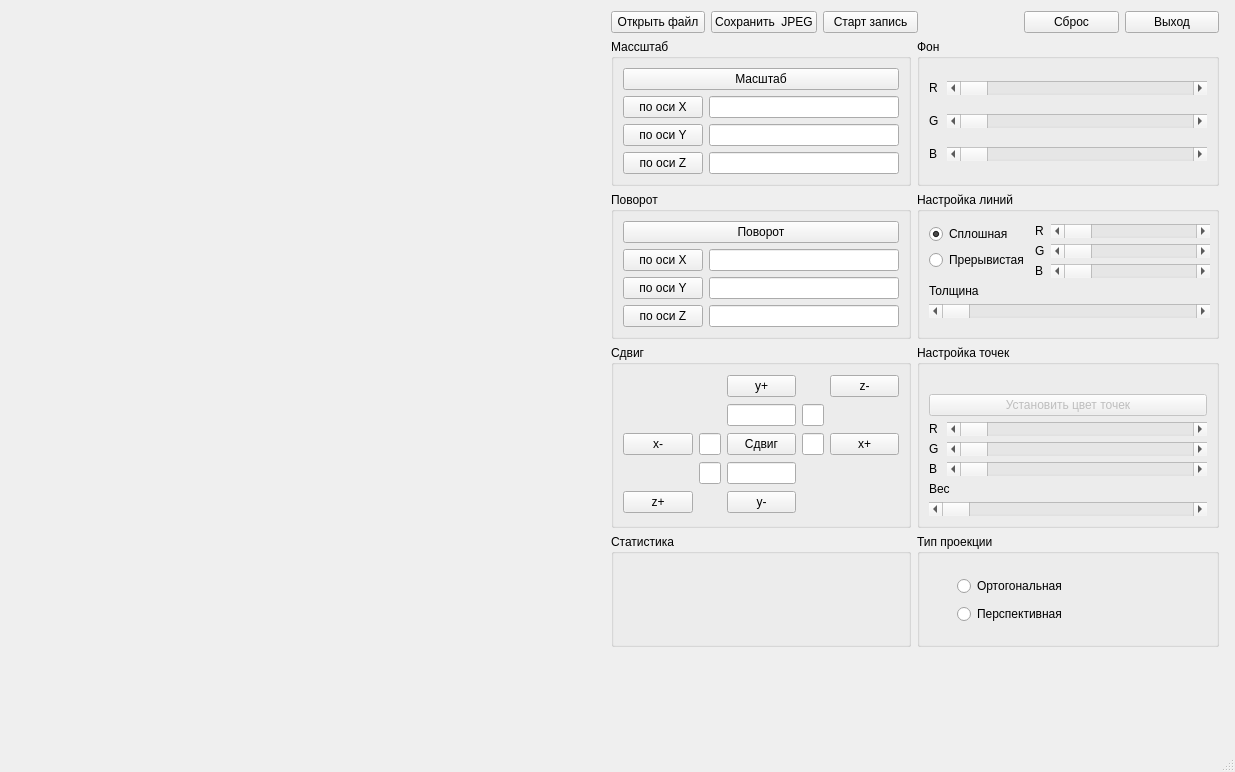
<?xml version="1.0" encoding="UTF-8"?>
<ui version="4.0">
 <class>viewer</class>
 <widget class="QMainWindow" name="viewer">
  <property name="geometry">
   <rect>
    <x>0</x>
    <y>0</y>
    <width>1235</width>
    <height>772</height>
   </rect>
  </property>
  <property name="maximumSize">
   <size>
    <width>1235</width>
    <height>780</height>
   </size>
  </property>
  <property name="windowTitle">
   <string>3D Viewer</string>
  </property>
  <widget class="QWidget" name="centralwidget">
   <widget class="scene" name="widget" native="true">
    <property name="geometry">
     <rect>
      <x>9</x>
      <y>35</y>
      <width>600</width>
      <height>600</height>
     </rect>
    </property>
    <property name="sizePolicy">
     <sizepolicy hsizetype="Fixed" vsizetype="Fixed">
      <horstretch>0</horstretch>
      <verstretch>0</verstretch>
     </sizepolicy>
    </property>
    <property name="minimumSize">
     <size>
      <width>600</width>
      <height>600</height>
     </size>
    </property>
    <property name="maximumSize">
     <size>
      <width>600</width>
      <height>600</height>
     </size>
    </property>
   </widget>
   <widget class="QWidget" name="layoutWidget">
    <property name="geometry">
     <rect>
      <x>611</x>
      <y>11</y>
      <width>608</width>
      <height>746</height>
     </rect>
    </property>
    <layout class="QFormLayout" name="formLayout_3">
     <item row="0" column="0" colspan="2">
      <layout class="QHBoxLayout" name="horizontalLayout_11">
       <item>
        <widget class="QPushButton" name="pushButton">
         <property name="text">
          <string>Открыть файл</string>
         </property>
         <property name="autoDefault">
          <bool>false</bool>
         </property>
        </widget>
       </item>
       <item>
        <widget class="QPushButton" name="pushButton_12">
         <property name="text">
          <string>Сохранить  JPEG</string>
         </property>
        </widget>
       </item>
       <item>
        <widget class="QPushButton" name="pushButton_13">
         <property name="text">
          <string>Старт запись</string>
         </property>
        </widget>
       </item>
       <item>
        <widget class="QLabel" name="label_2">
         <property name="text">
          <string/>
         </property>
        </widget>
       </item>
       <item>
        <widget class="QPushButton" name="pushButton_15">
         <property name="text">
          <string>Сброс</string>
         </property>
        </widget>
       </item>
       <item>
        <widget class="QPushButton" name="pushButton_2">
         <property name="text">
          <string>Выход</string>
         </property>
        </widget>
       </item>
      </layout>
     </item>
     <item row="1" column="0">
      <widget class="QGroupBox" name="groupBox">
       <property name="minimumSize">
        <size>
         <width>300</width>
         <height>0</height>
        </size>
       </property>
       <property name="title">
        <string>Массштаб</string>
       </property>
       <layout class="QFormLayout" name="formLayout">
        <item row="1" column="0">
         <widget class="QPushButton" name="pushButton_ScaleX">
          <property name="text">
           <string>по оси X</string>
          </property>
         </widget>
        </item>
        <item row="1" column="1">
         <widget class="QLineEdit" name="lineEdit_ScaleX"/>
        </item>
        <item row="2" column="0">
         <widget class="QPushButton" name="pushButton_ScaleY">
          <property name="text">
           <string>по оси Y</string>
          </property>
         </widget>
        </item>
        <item row="2" column="1">
         <widget class="QLineEdit" name="lineEdit_ScaleY"/>
        </item>
        <item row="3" column="0">
         <widget class="QPushButton" name="pushButton_ScaleZ">
          <property name="text">
           <string>по оси Z</string>
          </property>
         </widget>
        </item>
        <item row="3" column="1">
         <widget class="QLineEdit" name="lineEdit_ScaleZ"/>
        </item>
        <item row="0" column="0" colspan="2">
         <widget class="QPushButton" name="pushButton_Scale">
          <property name="text">
           <string>Масштаб</string>
          </property>
         </widget>
        </item>
       </layout>
       <zorder>pushButton_ScaleZ</zorder>
       <zorder>pushButton_ScaleY</zorder>
       <zorder>pushButton_ScaleX</zorder>
       <zorder>pushButton_Scale</zorder>
       <zorder>lineEdit_ScaleX</zorder>
       <zorder>lineEdit_ScaleY</zorder>
       <zorder>lineEdit_ScaleZ</zorder>
      </widget>
     </item>
     <item row="1" column="1">
      <widget class="QGroupBox" name="groupBox_3">
       <property name="title">
        <string>Фон</string>
       </property>
       <layout class="QGridLayout" name="gridLayout_3">
        <item row="2" column="0">
         <layout class="QHBoxLayout" name="horizontalLayout_3">
          <item>
           <widget class="QLabel" name="label_5">
            <property name="maximumSize">
             <size>
              <width>12</width>
              <height>16777215</height>
             </size>
            </property>
            <property name="text">
             <string>G</string>
            </property>
           </widget>
          </item>
          <item>
           <widget class="QScrollBar" name="horizontalScrollBar_4">
            <property name="orientation">
             <enum>Qt::Horizontal</enum>
            </property>
           </widget>
          </item>
         </layout>
        </item>
        <item row="3" column="0">
         <layout class="QHBoxLayout" name="horizontalLayout_4">
          <item>
           <widget class="QLabel" name="label_6">
            <property name="maximumSize">
             <size>
              <width>12</width>
              <height>100</height>
             </size>
            </property>
            <property name="text">
             <string>B</string>
            </property>
           </widget>
          </item>
          <item>
           <widget class="QScrollBar" name="horizontalScrollBar_5">
            <property name="orientation">
             <enum>Qt::Horizontal</enum>
            </property>
           </widget>
          </item>
         </layout>
        </item>
        <item row="0" column="0">
         <layout class="QHBoxLayout" name="horizontalLayout_2">
          <item>
           <widget class="QLabel" name="label_4">
            <property name="maximumSize">
             <size>
              <width>12</width>
              <height>16777215</height>
             </size>
            </property>
            <property name="text">
             <string>R</string>
            </property>
           </widget>
          </item>
          <item>
           <widget class="QScrollBar" name="horizontalScrollBar_3">
            <property name="orientation">
             <enum>Qt::Horizontal</enum>
            </property>
           </widget>
          </item>
         </layout>
        </item>
       </layout>
      </widget>
     </item>
     <item row="2" column="0">
      <widget class="QGroupBox" name="groupBox_7">
       <property name="minimumSize">
        <size>
         <width>300</width>
         <height>0</height>
        </size>
       </property>
       <property name="title">
        <string>Поворот</string>
       </property>
       <layout class="QFormLayout" name="formLayout_2">
        <item row="1" column="0">
         <widget class="QPushButton" name="pushButton_TurnX">
          <property name="text">
           <string>по оси X</string>
          </property>
         </widget>
        </item>
        <item row="1" column="1">
         <widget class="QLineEdit" name="lineEdit_TurnX"/>
        </item>
        <item row="2" column="0">
         <widget class="QPushButton" name="pushButton_TurnY">
          <property name="text">
           <string>по оси Y</string>
          </property>
         </widget>
        </item>
        <item row="2" column="1">
         <widget class="QLineEdit" name="lineEdit_TurnY"/>
        </item>
        <item row="3" column="0">
         <widget class="QPushButton" name="pushButton_TurnZ">
          <property name="text">
           <string>по оси Z</string>
          </property>
         </widget>
        </item>
        <item row="3" column="1">
         <widget class="QLineEdit" name="lineEdit_TurnZ"/>
        </item>
        <item row="0" column="0" colspan="2">
         <widget class="QPushButton" name="pushButton_Turn">
          <property name="text">
           <string>Поворот</string>
          </property>
         </widget>
        </item>
       </layout>
      </widget>
     </item>
     <item row="3" column="0">
      <widget class="QGroupBox" name="groupBox_2">
       <property name="maximumSize">
        <size>
         <width>300</width>
         <height>16777215</height>
        </size>
       </property>
       <property name="title">
        <string>Сдвиг</string>
       </property>
       <layout class="QGridLayout" name="gridLayout_2">
        <item row="2" column="0">
         <widget class="QPushButton" name="pushButton_7">
          <property name="text">
           <string>x-</string>
          </property>
         </widget>
        </item>
        <item row="2" column="4">
         <widget class="QPushButton" name="pushButton_8">
          <property name="text">
           <string>x+</string>
          </property>
         </widget>
        </item>
        <item row="1" column="2">
         <widget class="QLineEdit" name="lineEdit"/>
        </item>
        <item row="1" column="3">
         <widget class="QLineEdit" name="lineEdit_Zneg"/>
        </item>
        <item row="0" column="4">
         <widget class="QPushButton" name="pushButton_Zneg">
          <property name="text">
           <string>z-</string>
          </property>
         </widget>
        </item>
        <item row="4" column="2">
         <widget class="QPushButton" name="pushButton_6">
          <property name="text">
           <string>y-</string>
          </property>
         </widget>
        </item>
        <item row="3" column="2">
         <widget class="QLineEdit" name="lineEdit_2"/>
        </item>
        <item row="0" column="2">
         <widget class="QPushButton" name="pushButton_5">
          <property name="text">
           <string>y+</string>
          </property>
         </widget>
        </item>
        <item row="2" column="1">
         <widget class="QLineEdit" name="lineEdit_3"/>
        </item>
        <item row="4" column="4">
         <spacer name="horizontalSpacer_4">
          <property name="orientation">
           <enum>Qt::Horizontal</enum>
          </property>
          <property name="sizeHint" stdset="0">
           <size>
            <width>40</width>
            <height>20</height>
           </size>
          </property>
         </spacer>
        </item>
        <item row="2" column="3">
         <widget class="QLineEdit" name="lineEdit_4"/>
        </item>
        <item row="3" column="1">
         <widget class="QLineEdit" name="lineEdit_Zpos"/>
        </item>
        <item row="0" column="0">
         <spacer name="horizontalSpacer">
          <property name="orientation">
           <enum>Qt::Horizontal</enum>
          </property>
          <property name="sizeHint" stdset="0">
           <size>
            <width>40</width>
            <height>20</height>
           </size>
          </property>
         </spacer>
        </item>
        <item row="4" column="0">
         <widget class="QPushButton" name="pushButton_Zpos">
          <property name="text">
           <string>z+</string>
          </property>
         </widget>
        </item>
        <item row="2" column="2">
         <widget class="QPushButton" name="pushButton_Move">
          <property name="text">
           <string>Сдвиг</string>
          </property>
         </widget>
        </item>
       </layout>
      </widget>
     </item>
     <item row="3" column="1">
      <widget class="QGroupBox" name="groupBox_6">
       <property name="title">
        <string>Настройка точек</string>
       </property>
       <layout class="QGridLayout" name="gridLayout_6">
        <item row="3" column="0">
         <layout class="QHBoxLayout" name="horizontalLayout_9">
          <item>
           <widget class="QLabel" name="label_16">
            <property name="maximumSize">
             <size>
              <width>12</width>
              <height>16777215</height>
             </size>
            </property>
            <property name="text">
             <string>G</string>
            </property>
           </widget>
          </item>
          <item>
           <widget class="QScrollBar" name="horizontalScrollBar_10">
            <property name="orientation">
             <enum>Qt::Horizontal</enum>
            </property>
           </widget>
          </item>
         </layout>
        </item>
        <item row="1" column="0">
         <widget class="QPushButton" name="pushButton_11">
          <property name="enabled">
           <bool>false</bool>
          </property>
          <property name="text">
           <string>Установить цвет точек</string>
          </property>
         </widget>
        </item>
        <item row="5" column="0">
         <widget class="QLabel" name="label">
          <property name="text">
           <string>Вес</string>
          </property>
         </widget>
        </item>
        <item row="6" column="0">
         <widget class="QScrollBar" name="horizontalScrollBar_8">
          <property name="orientation">
           <enum>Qt::Horizontal</enum>
          </property>
         </widget>
        </item>
        <item row="2" column="0">
         <layout class="QHBoxLayout" name="horizontalLayout_8">
          <item>
           <widget class="QLabel" name="label_15">
            <property name="maximumSize">
             <size>
              <width>12</width>
              <height>16777215</height>
             </size>
            </property>
            <property name="text">
             <string>R</string>
            </property>
           </widget>
          </item>
          <item>
           <widget class="QScrollBar" name="horizontalScrollBar_9">
            <property name="orientation">
             <enum>Qt::Horizontal</enum>
            </property>
           </widget>
          </item>
         </layout>
        </item>
        <item row="4" column="0">
         <layout class="QHBoxLayout" name="horizontalLayout_10">
          <item>
           <widget class="QLabel" name="label_17">
            <property name="maximumSize">
             <size>
              <width>12</width>
              <height>16777215</height>
             </size>
            </property>
            <property name="text">
             <string>B</string>
            </property>
           </widget>
          </item>
          <item>
           <widget class="QScrollBar" name="horizontalScrollBar_11">
            <property name="orientation">
             <enum>Qt::Horizontal</enum>
            </property>
           </widget>
          </item>
         </layout>
        </item>
        <item row="0" column="0">
         <spacer name="horizontalSpacer_9">
          <property name="orientation">
           <enum>Qt::Horizontal</enum>
          </property>
          <property name="sizeHint" stdset="0">
           <size>
            <width>40</width>
            <height>20</height>
           </size>
          </property>
         </spacer>
        </item>
       </layout>
      </widget>
     </item>
     <item row="4" column="0">
      <widget class="QGroupBox" name="groupBox_4">
       <property name="minimumSize">
        <size>
         <width>300</width>
         <height>0</height>
        </size>
       </property>
       <property name="maximumSize">
        <size>
         <width>16777215</width>
         <height>110000</height>
        </size>
       </property>
       <property name="title">
        <string>Статистика</string>
       </property>
       <layout class="QGridLayout" name="gridLayout_4">
        <item row="0" column="0">
         <layout class="QHBoxLayout" name="horizontalLayout_5">
          <item>
           <spacer name="horizontalSpacer_5">
            <property name="orientation">
             <enum>Qt::Horizontal</enum>
            </property>
            <property name="sizeHint" stdset="0">
             <size>
              <width>40</width>
              <height>20</height>
             </size>
            </property>
           </spacer>
          </item>
          <item>
           <widget class="QLabel" name="label_3">
            <property name="text">
             <string/>
            </property>
           </widget>
          </item>
          <item>
           <spacer name="horizontalSpacer_6">
            <property name="orientation">
             <enum>Qt::Horizontal</enum>
            </property>
            <property name="sizeHint" stdset="0">
             <size>
              <width>40</width>
              <height>20</height>
             </size>
            </property>
           </spacer>
          </item>
         </layout>
        </item>
        <item row="1" column="0">
         <layout class="QHBoxLayout" name="horizontalLayout_6">
          <item>
           <widget class="QLabel" name="label_7">
            <property name="text">
             <string/>
            </property>
           </widget>
          </item>
          <item>
           <spacer name="horizontalSpacer_7">
            <property name="orientation">
             <enum>Qt::Horizontal</enum>
            </property>
            <property name="sizeHint" stdset="0">
             <size>
              <width>40</width>
              <height>20</height>
             </size>
            </property>
           </spacer>
          </item>
          <item>
           <widget class="QLabel" name="label_9">
            <property name="text">
             <string/>
            </property>
           </widget>
          </item>
         </layout>
        </item>
        <item row="2" column="0">
         <layout class="QHBoxLayout" name="horizontalLayout_7">
          <item>
           <widget class="QLabel" name="label_8">
            <property name="text">
             <string/>
            </property>
           </widget>
          </item>
          <item>
           <spacer name="horizontalSpacer_8">
            <property name="orientation">
             <enum>Qt::Horizontal</enum>
            </property>
            <property name="sizeHint" stdset="0">
             <size>
              <width>40</width>
              <height>20</height>
             </size>
            </property>
           </spacer>
          </item>
          <item>
           <widget class="QLabel" name="label_10">
            <property name="text">
             <string/>
            </property>
           </widget>
          </item>
         </layout>
        </item>
       </layout>
      </widget>
     </item>
     <item row="4" column="1">
      <widget class="QGroupBox" name="groupBox_8">
       <property name="title">
        <string>Тип проекции</string>
       </property>
       <widget class="QWidget" name="layoutWidget">
        <property name="geometry">
         <rect>
          <x>40</x>
          <y>40</y>
          <width>137</width>
          <height>54</height>
         </rect>
        </property>
        <layout class="QVBoxLayout" name="verticalLayout_4">
         <item>
          <widget class="QRadioButton" name="radioButton_3">
           <property name="text">
            <string>Ортогональная</string>
           </property>
          </widget>
         </item>
         <item>
          <widget class="QRadioButton" name="radioButton_4">
           <property name="text">
            <string>Перспективная</string>
           </property>
          </widget>
         </item>
        </layout>
       </widget>
      </widget>
     </item>
     <item row="2" column="1">
      <widget class="QGroupBox" name="groupBox_5">
       <property name="minimumSize">
        <size>
         <width>300</width>
         <height>0</height>
        </size>
       </property>
       <property name="title">
        <string>Настройка линий</string>
       </property>
       <widget class="QWidget" name="">
        <property name="geometry">
         <rect>
          <x>12</x>
          <y>32</y>
          <width>281</width>
          <height>121</height>
         </rect>
        </property>
        <layout class="QFormLayout" name="formLayout_5">
         <item row="0" column="0">
          <layout class="QVBoxLayout" name="verticalLayout_3">
           <item>
            <widget class="QRadioButton" name="radioButton">
             <property name="text">
              <string>Сплошная</string>
             </property>
             <property name="checked">
              <bool>true</bool>
             </property>
            </widget>
           </item>
           <item>
            <widget class="QRadioButton" name="radioButton_2">
             <property name="text">
              <string>Прерывистая</string>
             </property>
            </widget>
           </item>
          </layout>
         </item>
         <item row="0" column="1">
          <layout class="QFormLayout" name="formLayout_4">
           <item row="0" column="0">
            <widget class="QLabel" name="label_11">
             <property name="maximumSize">
              <size>
               <width>12</width>
               <height>16777215</height>
              </size>
             </property>
             <property name="text">
              <string>R</string>
             </property>
            </widget>
           </item>
           <item row="0" column="1">
            <widget class="QScrollBar" name="horizontalScrollBar_2">
             <property name="orientation">
              <enum>Qt::Horizontal</enum>
             </property>
            </widget>
           </item>
           <item row="1" column="0">
            <widget class="QLabel" name="label_12">
             <property name="maximumSize">
              <size>
               <width>12</width>
               <height>16777215</height>
              </size>
             </property>
             <property name="text">
              <string>G</string>
             </property>
            </widget>
           </item>
           <item row="1" column="1">
            <widget class="QScrollBar" name="horizontalScrollBar_6">
             <property name="orientation">
              <enum>Qt::Horizontal</enum>
             </property>
            </widget>
           </item>
           <item row="2" column="0">
            <widget class="QLabel" name="label_13">
             <property name="maximumSize">
              <size>
               <width>12</width>
               <height>16777215</height>
              </size>
             </property>
             <property name="text">
              <string>B</string>
             </property>
            </widget>
           </item>
           <item row="2" column="1">
            <widget class="QScrollBar" name="horizontalScrollBar_7">
             <property name="orientation">
              <enum>Qt::Horizontal</enum>
             </property>
            </widget>
           </item>
          </layout>
         </item>
         <item row="1" column="0" colspan="2">
          <layout class="QVBoxLayout" name="verticalLayout_5">
           <item>
            <widget class="QLabel" name="label_14">
             <property name="text">
              <string>Толщина</string>
             </property>
            </widget>
           </item>
           <item>
            <widget class="QScrollBar" name="horizontalScrollBar">
             <property name="orientation">
              <enum>Qt::Horizontal</enum>
             </property>
            </widget>
           </item>
          </layout>
         </item>
        </layout>
       </widget>
      </widget>
     </item>
    </layout>
   </widget>
  </widget>
  <widget class="QMenuBar" name="menubar">
   <property name="geometry">
    <rect>
     <x>0</x>
     <y>0</y>
     <width>1235</width>
     <height>22</height>
    </rect>
   </property>
  </widget>
  <widget class="QStatusBar" name="statusbar"/>
 </widget>
 <customwidgets>
  <customwidget>
   <class>scene</class>
   <extends>QWidget</extends>
   <header>scene.h</header>
   <container>1</container>
  </customwidget>
 </customwidgets>
 <resources/>
 <connections/>
</ui>
